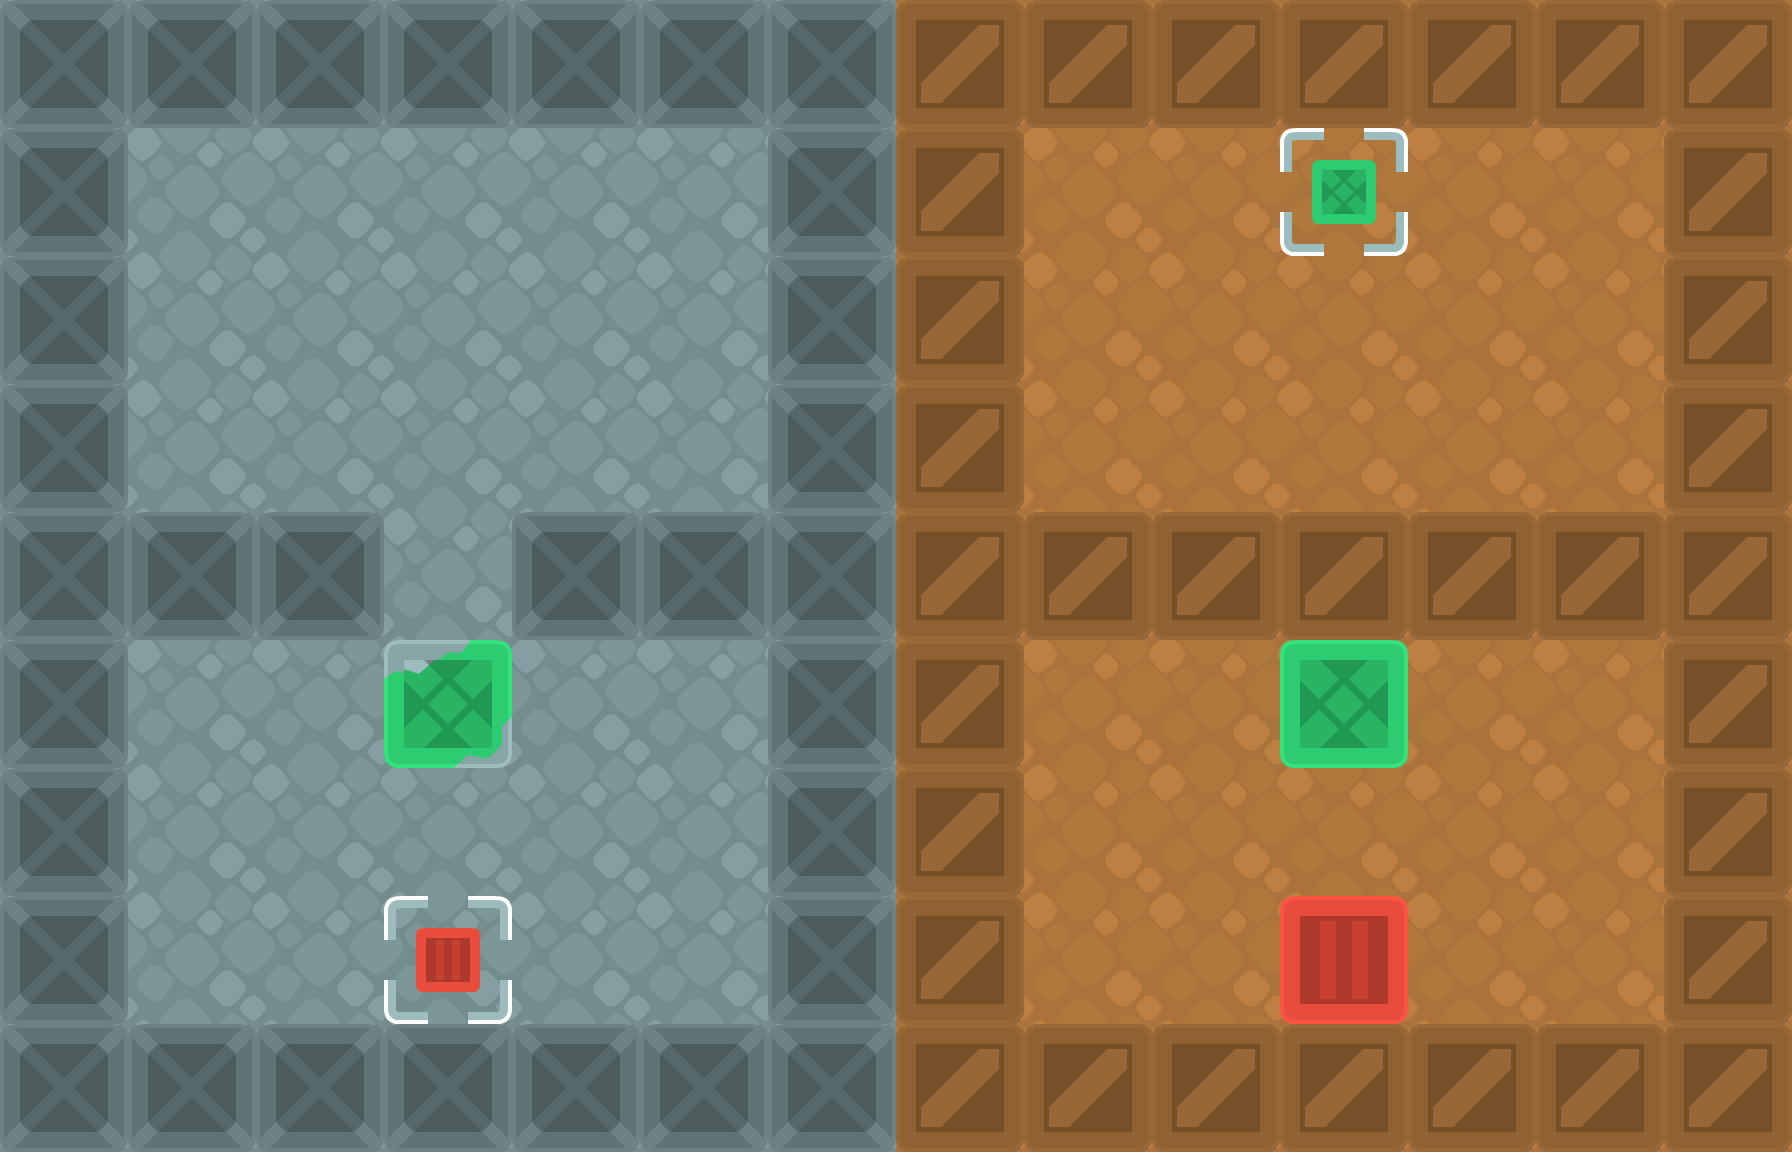

Tiled map render using the project's own tile images. Description and the whole map definition, tile-layer contents included, below:
An orthogonal 14x9 tile map with 128x128 px tiles, 7 tile layers (Floor, Spawn, Goal, CrateGoals, ...).

<map version="1.5" tiledversion="1.7.1" orientation="orthogonal" renderorder="right-down" width="14" height="9" tilewidth="128" tileheight="128" infinite="0" nextlayerid="8" nextobjectid="1">
 <editorsettings>
  <export target="level-3.json" format="json" />
 </editorsettings>
 <tileset firstgid="1" name="sokoban" tilewidth="128" tileheight="128" tilecount="104" columns="13">
  <image source="../tilesheets/sokoban.png" width="1664" height="1024" />
 </tileset>
 <layer id="1" name="Floor" width="14" height="9">
  <data encoding="csv">
90,90,90,90,90,90,90,91,91,91,91,91,91,91,
90,90,90,90,90,90,90,91,91,91,91,91,91,91,
90,90,90,90,90,90,90,91,91,91,91,91,91,91,
90,90,90,90,90,90,90,91,91,91,91,91,91,91,
90,90,90,90,90,90,90,91,91,91,91,91,91,91,
90,90,90,90,90,90,90,91,91,91,91,91,91,91,
90,90,90,90,90,90,90,91,91,91,91,91,91,91,
90,90,90,90,90,90,90,91,91,91,91,91,91,91,
90,90,90,90,90,90,90,91,91,91,91,91,91,91
</data>
 </layer>
 <layer id="3" name="Spawn" width="14" height="9">
  <data encoding="csv">
0,0,0,0,0,0,0,0,0,0,0,0,0,0,
0,0,0,0,0,0,0,0,0,0,0,0,0,0,
0,0,0,0,0,0,0,0,0,0,0,0,0,0,
0,0,0,0,0,0,0,0,0,0,0,0,0,0,
0,0,0,0,0,0,0,0,0,0,0,0,0,0,
0,0,0,0,0,0,0,0,0,0,0,0,0,0,
0,0,0,0,0,0,0,0,0,0,0,0,0,0,
0,0,0,0,0,0,0,0,0,0,3,0,0,0,
0,0,0,0,0,0,0,0,0,0,0,0,0,0
</data>
 </layer>
 <layer id="2" name="Goal" width="14" height="9">
  <data encoding="csv">
0,0,0,0,0,0,0,0,0,0,0,0,0,0,
0,0,0,0,0,0,0,0,0,0,0,0,0,0,
0,0,0,0,0,0,0,0,0,0,0,0,0,0,
0,0,0,0,0,0,0,0,0,0,0,0,0,0,
0,0,0,0,0,0,0,0,0,0,0,0,0,0,
0,0,0,0,0,0,0,0,0,0,0,0,0,0,
0,0,0,0,0,0,0,0,0,0,0,0,0,0,
0,0,0,42,0,0,0,0,0,0,0,0,0,0,
0,0,0,0,0,0,0,0,0,0,0,0,0,0
</data>
 </layer>
 <layer id="7" name="CrateGoals" width="14" height="9">
  <data encoding="csv">
0,0,0,0,0,0,0,0,0,0,0,0,0,0,
0,0,0,0,0,0,0,0,0,0,44,0,0,0,
0,0,0,0,0,0,0,0,0,0,0,0,0,0,
0,0,0,0,0,0,0,0,0,0,0,0,0,0,
0,0,0,0,0,0,0,0,0,0,0,0,0,0,
0,0,0,0,0,0,0,0,0,0,0,0,0,0,
0,0,0,0,0,0,0,0,0,0,0,0,0,0,
0,0,0,0,0,0,0,0,0,0,0,0,0,0,
0,0,0,0,0,0,0,0,0,0,0,0,0,0
</data>
 </layer>
 <layer id="5" name="NowCrates" width="14" height="9">
  <data encoding="csv">
0,0,0,0,0,0,0,0,0,0,0,0,0,0,
0,0,0,0,0,0,0,0,0,0,0,0,0,0,
0,0,0,0,0,0,0,0,0,0,0,0,0,0,
0,0,0,0,0,0,0,0,0,0,0,0,0,0,
0,0,0,0,0,0,0,0,0,0,0,0,0,0,
0,0,0,0,0,0,0,0,0,0,5,0,0,0,
0,0,0,0,0,0,0,0,0,0,0,0,0,0,
0,0,0,0,0,0,0,0,0,0,0,0,0,0,
0,0,0,0,0,0,0,0,0,0,0,0,0,0
</data>
 </layer>
 <layer id="4" name="ThenCrates" width="14" height="9">
  <data encoding="csv">
0,0,0,0,0,0,0,0,0,0,0,0,0,0,
0,0,0,0,0,0,0,0,0,0,0,0,0,0,
0,0,0,0,0,0,0,0,0,0,0,0,0,0,
0,0,0,0,0,0,0,0,0,0,0,0,0,0,
0,0,0,0,0,0,0,0,0,0,0,0,0,0,
0,0,0,31,0,0,0,0,0,0,0,0,0,0,
0,0,0,0,0,0,0,0,0,0,0,0,0,0,
0,0,0,0,0,0,0,0,0,0,0,0,0,0,
0,0,0,0,0,0,0,0,0,0,0,0,0,0
</data>
 </layer>
 <layer id="6" name="Walls" width="14" height="9">
  <data encoding="csv">
19,19,19,19,19,19,19,15,15,15,15,15,15,15,
19,0,0,0,0,0,19,15,0,0,0,0,0,15,
19,0,0,0,0,0,19,15,0,0,0,0,0,15,
19,0,0,0,0,0,19,15,0,0,0,0,0,15,
19,19,19,0,19,19,19,15,15,15,15,15,15,15,
19,0,0,0,0,0,19,15,0,0,0,0,0,15,
19,0,0,0,0,0,19,15,0,0,0,0,0,15,
19,0,0,0,0,0,19,15,0,0,0,0,0,15,
19,19,19,19,19,19,19,15,15,15,15,15,15,15
</data>
 </layer>
</map>
